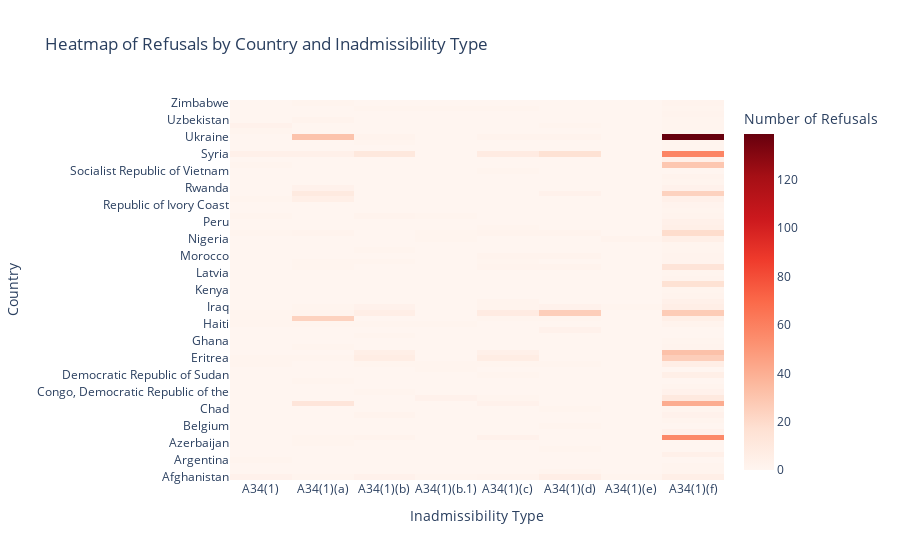

Here is the notebook cell this chart was saved with:
### Markdown cell above
## Heatmap Commentary: Refusals by Country and Inadmissibility Type

### Code cell
# Create a pivot table for the heatmap: countries as rows, inadmissibility types as columns
df_heatmap = df.groupby(["country", "inadmissibility_grounds"])["count"].sum().reset_index()
pivot_heatmap = df_heatmap.pivot(index="country", columns="inadmissibility_grounds", values="count").fillna(0)

# Plot using go.Heatmap for compatibility and full control
fig_heatmap = go.Figure(data=go.Heatmap(
    z=pivot_heatmap.values,
    x=list(pivot_heatmap.columns),
    y=list(pivot_heatmap.index),
    colorscale='Reds',
    colorbar=dict(title='Number of Refusals')
))

fig_heatmap.update_layout(
    title='Heatmap of Refusals by Country and Inadmissibility Type',
    xaxis_title='Inadmissibility Type',
    yaxis_title='Country'
)

fig_heatmap.show()

### Figure 1 — Plotly figure (JSON) as saved in the notebook; plotly's stock layout.template omitted (floating-point values rounded to 4 significant figures; data arrays with more than 128 entries replaced by an {"elided": "..."} marker saying what was removed)
{"data": [{"colorbar": {"title": {"text": "Number of Refusals"}}, "colorscale": [[0, "rgb(255,245,240)"], [0.125, "rgb(254,224,210)"], [0.25, "rgb(252,187,161)"], [0.375, "rgb(252,146,114)"], [0.5, "rgb(251,106,74)"], [0.625, "rgb(239,59,44)"], [0.75, "rgb(203,24,29)"], [0.875, "rgb(165,15,21)"], [1, "rgb(103,0,13)"]], "type": "heatmap", "x": ["A34(1)", "A34(1)(a)", "A34(1)(b)", "A34(1)(b.1)", "A34(1)(c)", "A34(1)(d)", "A34(1)(e)", "A34(1)(f)"], "y": ["Afghanistan", "Algeria", "Angola", "Argentina", "Armenia", "Austria", "Azerbaijan", "Bangladesh", "Belarus", "Belgium", "Brazil", "Burundi", "Chad", "China", "Colombia", "Congo, Democratic Republic of the", "Cuba", "Czech Republic", "Democratic Republic of Sudan", "Ecuador", "Egypt", "Eritrea", "Ethiopia", "Germany, Federal Republic Of", "Ghana", "Grenada", "Guyana", "Haiti", "India", "Iran", "Iraq", "Jordan", "Kazakhstan", "Kenya", "Kosovo", "Kyrgyzstan", "Latvia", "Lebanon", "Libya", "Morocco", "Myanmar (Burma)", "Namibia", "Nigeria", "Pakistan", "Palestinian Authority", "Peru", "Philippines", "Poland", "Republic of Ivory Coast", "Romania", "Russia", "Rwanda", "Saint Kitts and Nevis", "Saudi Arabia", "Socialist Republic of Vietnam", "Sri Lanka", "Stateless", "Syria", "Turkey", "Uganda", "Ukraine", "United Kingdom and Overseas Territories", "United States of America", "Uzbekistan", "Venezuela", "Yemen, Republic of", "Zimbabwe"], "z": {"elided": "67x8 float values"}}], "layout": {"title": {"text": "Heatmap of Refusals by Country and Inadmissibility Type"}, "xaxis": {"title": {"text": "Inadmissibility Type"}}, "yaxis": {"title": {"text": "Country"}}}}
